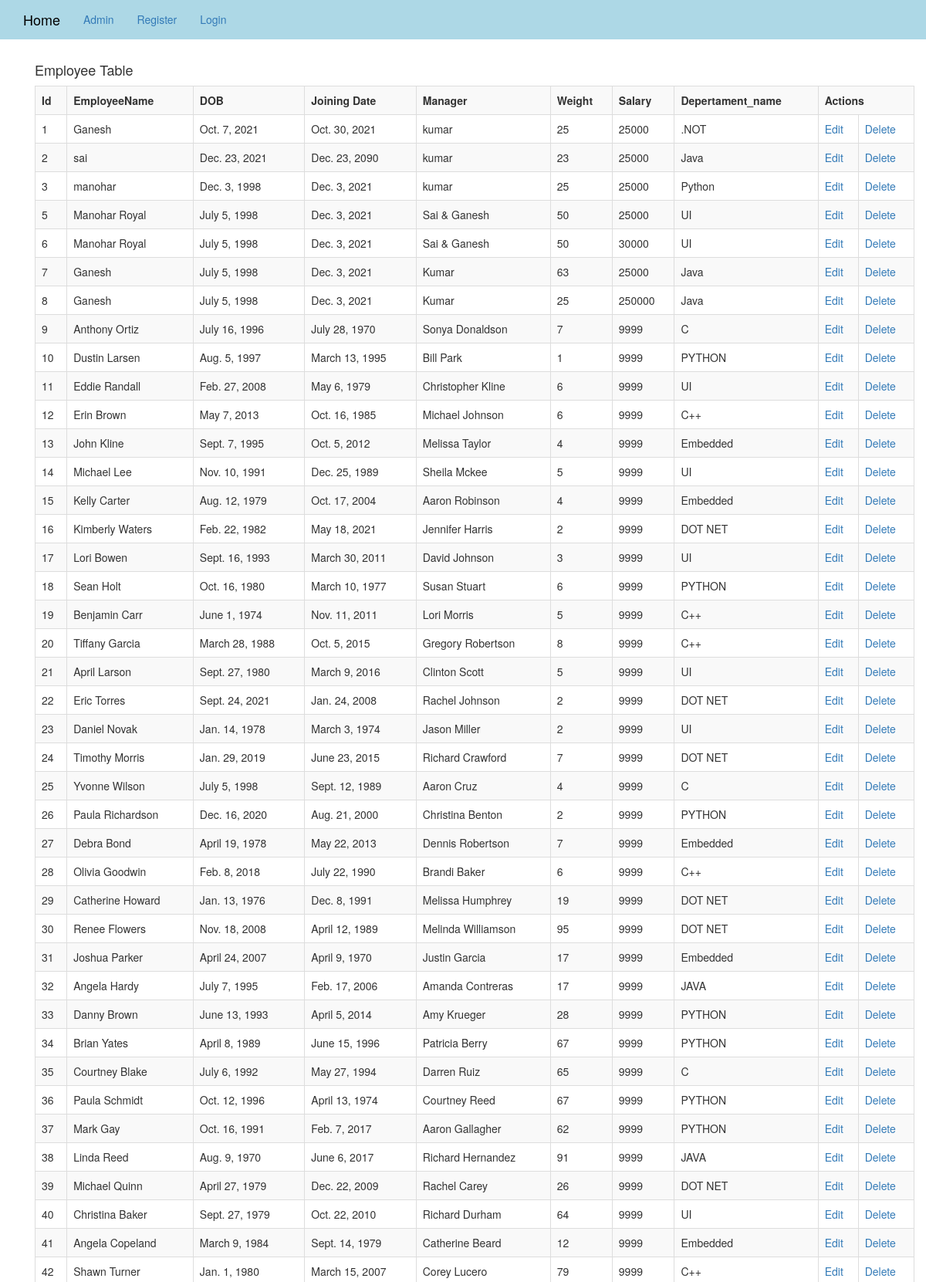
Page /list/ (upper part) on the committed database.
### layout/models.py (models this page shows, shortened)
class Employee(models.Model):
    employee_name=models.CharField(max_length=250)
    dob=models.DateField()
    joining_date=models.DateField()
    manager=models.CharField(max_length=250)
    weight=models.IntegerField()
    salary=models.BigIntegerField()
    department=models.ForeignKey(Department,on_delete=models.CASCADE)
    city=models.CharField(max_length=250)

class Department(models.Model):
    department_name=models.CharField(max_length=50)
    def __str__(self):
        return self.department_name

### layout/views.py (the view)
# urls.py: path('list/',views.list,name='list'),
def list(request):
    emp=Employee.objects.all()
    dep=Department.objects.all()
    return render(request,'list.html',{'emp':emp,'dep':dep})

### Templates/list.html (shortened to what this page needs)
<!DOCTYPE html>
{% extends 'index.html' %}
{% block body_block %}
<div class="container">
    <h4 style=""text=-align:cnter;">Employee Table</h4>
    <table class="table table-striped table-bordered table-sm">
        <tr>
            <th>Id</th>
            <th>EmployeeName</th>
            <th>DOB</th>
            <th>Joining Date</th>
            <th>Manager</th>
            <th>Weight</th>
            <th>Salary</th>
            <th>Depertament_name</th>
            <th colspan="2">Actions</th>
        </tr>
        {% for i in emp %}
        <tr>
            <td>{{i.id}}</td>
            <td>{{i.employee_name}}</td>
            <td>{{i.dob}}</td>
            <td>{{i.joining_date}}</td>
            <td>{{i.manager}}</td>
            <td>{{i.weight}}</td>
            <td>{{i.salary}}</td>
            <td>{{i.department}}</td>
            <td><a href="{% url 'edit' i.id %}" >Edit</a></td>
            <td><a href="{% url 'delete' i.id %}">Delete</a></td>
        </tr>
        {% endfor %}
    </table>
</div>
{% endblock %}

### rows in the picture
Employee: id "1", employee_name "Ganesh", dob "Oct. 7, 2021", joining_date "Oct. 30, 2021", manager "kumar", weight "25", salary "25000", department ".NOT"
Employee: id "2", employee_name "sai", dob "Dec. 23, 2021", joining_date "Dec. 23, 2090", manager "kumar", weight "23", salary "25000", department "Java"
Employee: id "3", employee_name "manohar", dob "Dec. 3, 1998", joining_date "Dec. 3, 2021", manager "kumar", weight "25", salary "25000", department "Python"
Employee: id "5", employee_name "Manohar Royal", dob "July 5, 1998", joining_date "Dec. 3, 2021", manager "Sai & Ganesh", weight "50", salary "25000", department "UI"
Employee: id "6", employee_name "Manohar Royal", dob "July 5, 1998", joining_date "Dec. 3, 2021", manager "Sai & Ganesh", weight "50", salary "30000", department "UI"
Employee: id "7", employee_name "Ganesh", dob "July 5, 1998", joining_date "Dec. 3, 2021", manager "Kumar", weight "63", salary "25000", department "Java"
Employee: id "8", employee_name "Ganesh", dob "July 5, 1998", joining_date "Dec. 3, 2021", manager "Kumar", weight "25", salary "250000", department "Java"
Employee: id "9", employee_name "Anthony Ortiz", dob "July 16, 1996", joining_date "July 28, 1970", manager "Sonya Donaldson", weight "7", salary "9999", department "C"
Employee: id "10", employee_name "Dustin Larsen", dob "Aug. 5, 1997", joining_date "March 13, 1995", manager "Bill Park", weight "1", salary "9999", department "PYTHON"
Employee: id "11", employee_name "Eddie Randall", dob "Feb. 27, 2008", joining_date "May 6, 1979", manager "Christopher Kline", weight "6", salary "9999", department "UI"
Employee: id "12", employee_name "Erin Brown", dob "May 7, 2013", joining_date "Oct. 16, 1985", manager "Michael Johnson", weight "6", salary "9999", department "C++"
Employee: id "13", employee_name "John Kline", dob "Sept. 7, 1995", joining_date "Oct. 5, 2012", manager "Melissa Taylor", weight "4", salary "9999", department "Embedded"
Employee: id "14", employee_name "Michael Lee", dob "Nov. 10, 1991", joining_date "Dec. 25, 1989", manager "Sheila Mckee", weight "5", salary "9999", department "UI"
Employee: id "15", employee_name "Kelly Carter", dob "Aug. 12, 1979", joining_date "Oct. 17, 2004", manager "Aaron Robinson", weight "4", salary "9999", department "Embedded"
Employee: id "16", employee_name "Kimberly Waters", dob "Feb. 22, 1982", joining_date "May 18, 2021", manager "Jennifer Harris", weight "2", salary "9999", department "DOT NET"
Employee: id "17", employee_name "Lori Bowen", dob "Sept. 16, 1993", joining_date "March 30, 2011", manager "David Johnson", weight "3", salary "9999", department "UI"
Employee: id "18", employee_name "Sean Holt", dob "Oct. 16, 1980", joining_date "March 10, 1977", manager "Susan Stuart", weight "6", salary "9999", department "PYTHON"
Employee: id "19", employee_name "Benjamin Carr", dob "June 1, 1974", joining_date "Nov. 11, 2011", manager "Lori Morris", weight "5", salary "9999", department "C++"
Employee: id "20", employee_name "Tiffany Garcia", dob "March 28, 1988", joining_date "Oct. 5, 2015", manager "Gregory Robertson", weight "8", salary "9999", department "C++"
Employee: id "21", employee_name "April Larson", dob "Sept. 27, 1980", joining_date "March 9, 2016", manager "Clinton Scott", weight "5", salary "9999", department "UI"
Employee: id "22", employee_name "Eric Torres", dob "Sept. 24, 2021", joining_date "Jan. 24, 2008", manager "Rachel Johnson", weight "2", salary "9999", department "DOT NET"
Employee: id "23", employee_name "Daniel Novak", dob "Jan. 14, 1978", joining_date "March 3, 1974", manager "Jason Miller", weight "2", salary "9999", department "UI"
Employee: id "24", employee_name "Timothy Morris", dob "Jan. 29, 2019", joining_date "June 23, 2015", manager "Richard Crawford", weight "7", salary "9999", department "DOT NET"
Employee: id "25", employee_name "Yvonne Wilson", dob "July 5, 1998", joining_date "Sept. 12, 1989", manager "Aaron Cruz", weight "4", salary "9999", department "C"
Employee: id "26", employee_name "Paula Richardson", dob "Dec. 16, 2020", joining_date "Aug. 21, 2000", manager "Christina Benton", weight "2", salary "9999", department "PYTHON"
Employee: id "27", employee_name "Debra Bond", dob "April 19, 1978", joining_date "May 22, 2013", manager "Dennis Robertson", weight "7", salary "9999", department "Embedded"
Employee: id "28", employee_name "Olivia Goodwin", dob "Feb. 8, 2018", joining_date "July 22, 1990", manager "Brandi Baker", weight "6", salary "9999", department "C++"
Employee: id "29", employee_name "Catherine Howard", dob "Jan. 13, 1976", joining_date "Dec. 8, 1991", manager "Melissa Humphrey", weight "19", salary "9999", department "DOT NET"
Employee: id "30", employee_name "Renee Flowers", dob "Nov. 18, 2008", joining_date "April 12, 1989", manager "Melinda Williamson", weight "95", salary "9999", department "DOT NET"
Employee: id "31", employee_name "Joshua Parker", dob "April 24, 2007", joining_date "April 9, 1970", manager "Justin Garcia", weight "17", salary "9999", department "Embedded"
Employee: id "32", employee_name "Angela Hardy", dob "July 7, 1995", joining_date "Feb. 17, 2006", manager "Amanda Contreras", weight "17", salary "9999", department "JAVA"
Employee: id "33", employee_name "Danny Brown", dob "June 13, 1993", joining_date "April 5, 2014", manager "Amy Krueger", weight "28", salary "9999", department "PYTHON"
Employee: id "34", employee_name "Brian Yates", dob "April 8, 1989", joining_date "June 15, 1996", manager "Patricia Berry", weight "67", salary "9999", department "PYTHON"
Employee: id "35", employee_name "Courtney Blake", dob "July 6, 1992", joining_date "May 27, 1994", manager "Darren Ruiz", weight "65", salary "9999", department "C"
Employee: id "36", employee_name "Paula Schmidt", dob "Oct. 12, 1996", joining_date "April 13, 1974", manager "Courtney Reed", weight "67", salary "9999", department "PYTHON"
Employee: id "37", employee_name "Mark Gay", dob "Oct. 16, 1991", joining_date "Feb. 7, 2017", manager "Aaron Gallagher", weight "62", salary "9999", department "PYTHON"
Employee: id "38", employee_name "Linda Reed", dob "Aug. 9, 1970", joining_date "June 6, 2017", manager "Richard Hernandez", weight "91", salary "9999", department "JAVA"
Employee: id "39", employee_name "Michael Quinn", dob "April 27, 1979", joining_date "Dec. 22, 2009", manager "Rachel Carey", weight "26", salary "9999", department "DOT NET"
Employee: id "40", employee_name "Christina Baker", dob "Sept. 27, 1979", joining_date "Oct. 22, 2010", manager "Richard Durham", weight "64", salary "9999", department "UI"
Employee: id "41", employee_name "Angela Copeland", dob "March 9, 1984", joining_date "Sept. 14, 1979", manager "Catherine Beard", weight "12", salary "9999", department "Embedded"
Employee: id "42", employee_name "Shawn Turner", dob "Jan. 1, 1980", joining_date "March 15, 2007", manager "Corey Lucero", weight "79", salary "9999", department "C++"
